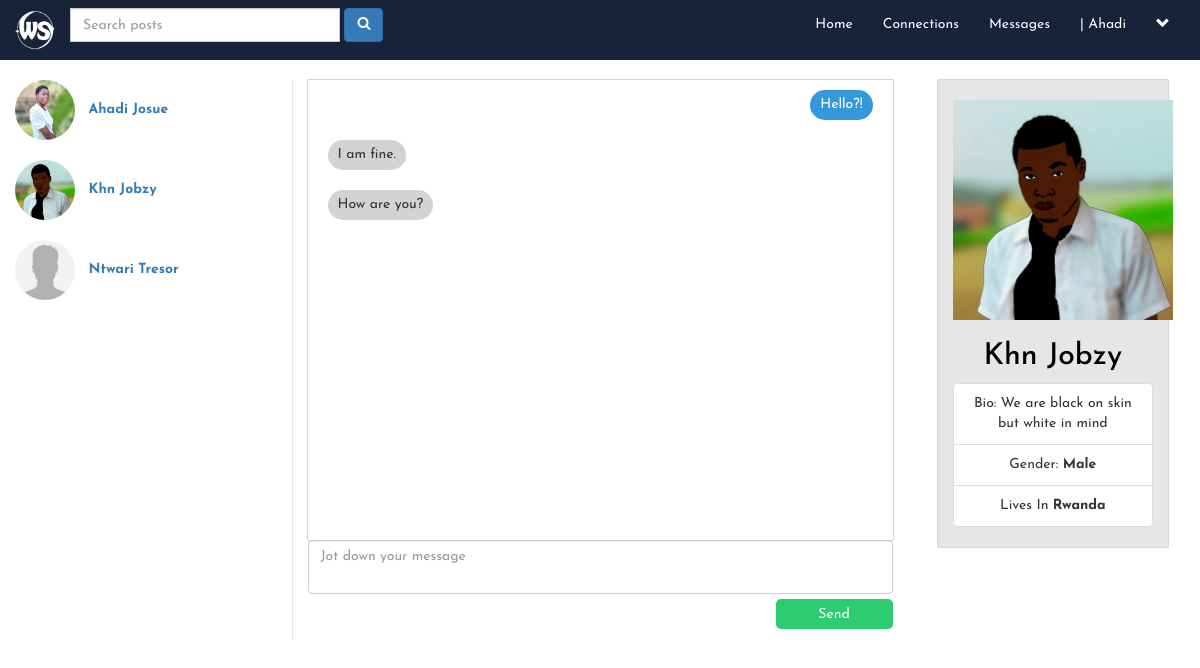
The page /messages.php?u_id=2 (signed in) on the database its author committed.
### tables this page shows
CREATE TABLE `users` (
  `user_id` int(11) NOT NULL,
  `f_name` text NOT NULL,
  `l_name` text NOT NULL,
  `user_name` text NOT NULL,
  `describe_user` varchar(255) NOT NULL,
  `Relationship` text NOT NULL,
  `user_pass` varchar(255) NOT NULL,
  `user_email` varchar(255) NOT NULL,
  `user_country` text NOT NULL,
  `user_gender` text NOT NULL,
  `user_birthday` text NOT NULL,
  `user_image` varchar(255) NOT NULL,
  `user_cover` varchar(255) NOT NULL,
  `user_reg_date` timestamp NOT NULL DEFAULT current_timestamp(),
  `status` text NOT NULL,
  `posts` text NOT NULL,
  `recovery_account` varchar(255) NOT NULL
);

CREATE TABLE `user_messages` (
  `id` int(11) NOT NULL,
  `user_to` int(11) NOT NULL,
  `user_from` int(11) NOT NULL,
  `msg_body` varchar(255) NOT NULL,
  `date` timestamp NOT NULL DEFAULT current_timestamp(),
  `msg_seen` text NOT NULL
);

### messages.php (the view, shortened to what this page needs)
<!DOCTYPE html>
<html lang="en">
<head>
    <link rel="stylesheet" href="https://cdnjs.cloudflare.com/ajax/libs/font-awesome/4.7.0/css/font-awesome.min.css">
    <link rel="stylesheet" href="https://maxcdn.bootstrapcdn.com/bootstrap/3.3.7/css/bootstrap.min.css">
    <link rel="stylesheet" href="css/main.css">
</head>
<?php
	include("includes/header.php");
?>
<body>
	<div class="row">
        <?php
            if (isset($_GET['u_id'])) {
                global $con;
                $get_id = $_GET['u_id'];
                $get_user = "select * from users where user_id='$get_id'";
                $run_user = mysqli_query($con, $get_user);
                $row_user = mysqli_fetch_array($run_user);
                $user_to_msg = $row_user['user_id'];
            }
            $user = $_SESSION['user_email'];
            $get_user = "select * from users where user_email='$user'";
            $run_user = mysqli_query($con, $get_user);
            $user_from_msg = $row['user_id'];
        ?>
        <div class="col-sm-3" id="select_user">
            <?php
                $user = "select * from users";
                $run_user = mysqli_query($con, $user);
                while ($row_user = mysqli_fetch_array($run_user)) {
                    $user_id = $row_user['user_id'];
                    $user_name = $row_user['user_name'];
                    $first_name = $row_user['f_name'];
                    $last_name = $row_user['l_name'];
                    $user_image = $row_user['user_image'];
                    echo "
                        <div class='container-fluid'>
                            <a style='text-decoration: none; cursor:pointer; color#3897F0;' href='messages.php?u_id=$user_id'>
                                <img class='img-circle' src='users/$user_image' width='80px' height='80px' title='$user_name'>
                                <strong>&nbsp; $first_name $last_name</strong><br><br>
                            </a>
                        </div>
                    ";
                }
             ?>
        </div>
        <div class="col-sm-6">
            <div class="load_msg" id="scroll_messages">
                <?php
                    $sel_msg = "select * from user_messages where (user_to='$user_to_msg' AND user_from='$user_from_msg') OR (user_from='$user_to_msg' AND user_to='$user_from_msg') ORDER by 1 ASC";
                    $run_msg = mysqli_query($con, $sel_msg);
                    while ($row_msg = mysqli_fetch_array($run_msg)) {
                        $user_to = $row_msg['user_to'];
                        $user_from = $row_msg['user_from'];
                        $msg_body = $row_msg['msg_body'];
                        $msg_date = $row_msg['date'];
                        ?>
                        <div class="loaded_msg">
                            <p>
                                <?php
                                    if ($user_to == $user_to_msg AND $user_from == $user_from_msg) {
                                        echo "
                                            <div class='message' id='home' data-toggle='tooltip' title='$msg_date'>
                                                $msg_body
                                            </div><br><br>
                                        ";
                                    }
                                    else if ($user_from == $user_to_msg AND $user_to == $user_from_msg) {
                                        echo "
                                            <div class='message' id='away' data-toggle='tooltip' title='$msg_date'>
                                                $msg_body
                                            </div><br><br>
                                        ";
                                    }
                                ?>
                            </p>
                        </div>
                        <?php
                    }
                ?>
            </div>
            <?php
                if (isset($_GET['u_id'])) {
                    $u_id = $_GET['u_id'];
                    if ($u_id == "new") {
                        echo "
                            <form>
                                <center>
                                    <h3>Select a friend to start a new conversation</h3>
                                </center>
                                    <textarea disabled class='form-control' placeholder='Type your message'></textarea>
                                    <input type='submit' class='btn btn-default' disabled value='Send'/>
                            </form><br><br>
                        ";
                    }
                    else {
                        echo "
                            <form action='' method='POST'>
                                    <textarea class='form-control' placeholder='Jot down your message' name='msg_box' id='message_textarea'></textarea>
                                    <input type='submit' name='send_msg' id='btn-msg' class='btn btn-success' value='Send'/>
                            </form><br><br>
                        ";
                    }
                }
            ?>
        </div>
        <div class="col-sm-3">
            <?php
                if (isset($_GET['u_id'])) {
                    global $con;
                    $get_id = $_GET['u_id'];
                    $get_user = "select * from users where user_id='$get_id'";
                    $run_user = mysqli_query($con, $get_user);
                    $row = mysqli_fetch_array($run_user);
                    $user_id = $row['user_id'];
                    $f_name = $row['f_name'];
                    $l_name = $row['l_name'];
                    $describe_user = $row['describe_user'];
                    $user_country = $row['user_country'];
                    $user_image = $row['user_image'];
                    $gender = $row['user_gender'];
                }
                if ($get_id == "new") {
                }
                else {
                    echo "
                        <div class='row'>
                            <div class='col-sm-1'>
                            </div>
                            <center>
                                <div class='messaging col-sm-9'>
                                    <img src='users/$user_image'>
                                    <a href='user_profile.php?u_id=$user_id'><h2>$f_name $l_name</h2></a>
                                    <ul class='list-group'>
                                        <li class='list-group-item' title='User Status'>Bio: $describe_user</li>
                                        <li class='list-group-item' title='Gender'>Gender: <strong>$gender</strong></li>
                                        <li class='list-group-item' title='Country'>Lives In <strong>$user_country</strong></li>
                                    </ul>
                                </div>
                            </center>
                            <div class='col-sm-1'>
                            </div>
                        </div>
                    ";
                }
            ?>
        </div>
    </div>
</body>
</html>

### includes/header.php (shortened to what this page needs)
<?php
include("functions/functions.php");
?>
<nav class="navbar navbar-default">
	<div class="container-fluid">
		<div class="navbar-header">
			<h5 class="my-0 mr-md-auto font-weight-normal"><a class="header-logo text-dark" href="home.php"><img
						class="logo" src="./images/header-logo.png"></a></h5>
		</div>
		<div class="collapse navbar-collapse" id="bs-example-navbar-collapse-1">
			<ul class="nav navbar-nav navbar-left" id="left-nav">
				<li class="dropdown">
					<form class="navbar-form navbar-left" method="get" action="results.php">
						<div class="form-group input-group">
							<input type="text" class="form-control" name="user_query" placeholder="Search posts" size="32">
						</div>
						<button type="submit" class="btn btn-small btn-primary" name="search"><i class="fa fa-search"></i></button>
					</form>
				</li>
			</ul>
			<ul class="nav navbar-nav navbar-right" id="right-nav">
				<?php
				$user = $_SESSION['user_email'];
				$get_user = "select * from users where user_email='$user'";
				$run_user = mysqli_query($con,$get_user);
				$row=mysqli_fetch_array($run_user);
				$user_id = $row['user_id'];
				$first_name = $row['f_name'];
				$user_posts = "select * from posts where user_id='$user_id'";
				$run_posts = mysqli_query($con,$user_posts);
				$posts = mysqli_num_rows($run_posts);
			?>
				<li><a class="text-white" href="home.php">Home</a></li>
				<li><a class="text-white" href="members.php">Connections</a></li>
				<li><a class="text-white" href="messages.php?u_id=new">Messages</a></li>
				<li id="user-name">
					<a class="text-white" href='profile.php?<?php echo "u_id=$user_id" ?>'>| <?php echo "$first_name"; ?></a>
				</li>
				<?php
				echo"
				<li class='dropdown'>
					<a class='text-white' style='background:none' href='#' class='dropdown-toggle' data-toggle='dropdown' role='button' aria-haspopup='true' aria-expanded='false'><span><i class='glyphicon glyphicon-chevron-down'></i></span></a>
					<ul class='dropdown-menu'>
						<li>
							<a href='profile.php?u_id=$user_id'>Your Posts <span class='badge badge-secondary'>$posts</span></a>
						</li>
						<li>
							<a href='account_settings.php?u_id=$user_id'>Settings</a>
						</li>
						<li role='separator' class='divider'></li>
						<li>
							<a href='logout.php'>Logout</a>
						</li>
					</ul>
				</li>
				";
			?>
			</ul>
		</div>
	</div>
</nav>

### css/main.css (style rules this page uses)
* { box-sizing: border-box; margin: 0; padding: 0; font-family: 'Josefin Sans', sans-serif; }
body { overflow-x: hidden; }
textarea { resize: none; }
.navbar { background-color: #18233a; border: 0; -webkit-border-radius: 0 !important; -moz-border-radius: 0 !important; -o-border-radius: 0 !important; border-radius: 0 !important; margin-top: 0; margin-right: 0; margin-left: 0; padding-right: 0; padding-left: 0; }
a.text-white { color: #fff !important; font-weight: normal; text-shadow: 0px 0px 1px #000036; }
a.header-logo { text-decoration: none !important; }
.header-logo img { width: 40px; height: 40px; }
.img-circle { width: 60px; height: 60px; }
.messaging { box-shadow: 0px 0px 1px #000036; background-color:#E6E6E6; }
.messaging img { margin-top: 10%; width: 220px; height: 220px; object-fit: cover; object-position: center; }
.messaging a { color: black; text-decoration: none; }

### messages.php (style rules this page uses)
#scroll_messages { min-height: 460px; max-height: 460px; overflow-y: scroll; scroll-behavior: smooth; padding: 0 20px 10px; box-shadow: 0px 0px 1px #000036; }
#btn-msg { width: 20%; height: 30px; border-radius: 5px; margin: 5px 0 5px 5px; border: none; color: #fff; float: right; background-color: #2ECC71; }
#select_user { min-height: 560px; overflow-y: scroll; scroll-behavior: smooth; border-right: 1px solid #e6e6e6; }
#away, #home { font-size: 14px; width: inherit; border-radius: 20px; padding: 5px 10px; }
#away { background-color: lightgrey; border-color: grey; float: left; }
#home { background-color: #3498DB; border-color: #2980B9; color: white; float: right; }

### rows shown on the page
users: f_name "Ahadi", user_image (picture), l_name "Josue"
users: user_image (picture), f_name "Khn", l_name "Jobzy", describe_user "We are black on skin but white in mind", user_gender "Male", user_country "Rwanda"
users: user_image (picture), f_name "Ntwari", l_name "Tresor"
user_messages: msg_body "Hello?!"
user_messages: msg_body "I am fine."
user_messages: msg_body "How are you?"
